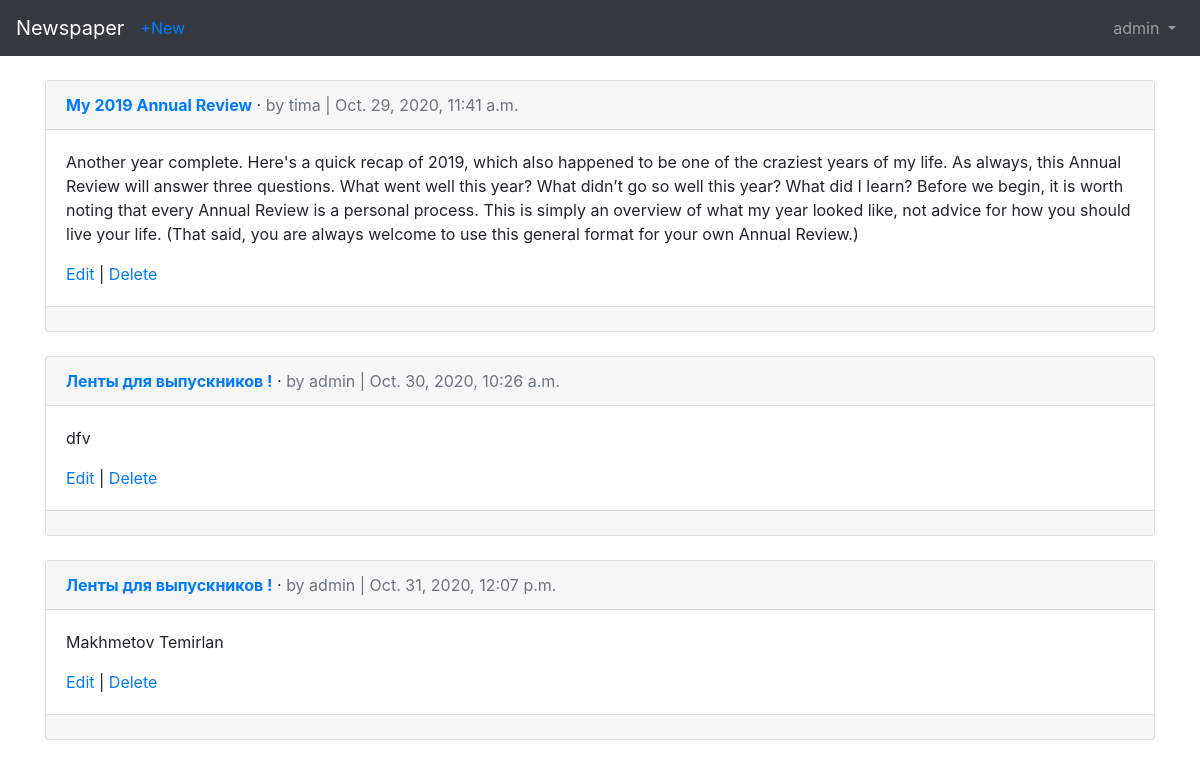
Screenshot of /articles (signed in) with the database file from the repository.
### users/models.py (models this page shows)
class CustomUser(AbstractUser):
    age = models.PositiveIntegerField(default=0)

### articles/models.py (models this page shows, shortened)
class Article(models.Model):
    title = models.CharField(max_length=255)
    body = models.TextField()
    date = models.DateTimeField(auto_now_add=True)
    author = models.ForeignKey(
        settings.AUTH_USER_MODEL,
        on_delete=models.CASCADE,
    )

### articles/views.py (the view)
# urls.py: path('', views.ArticleListView.as_view(), name='article_list'),
class ArticleListView( LoginRequiredMixin, ListView):
    model = Article
    template_name = 'article_list.html'
    login_url = 'login'

### templates/article_list.html (shortened to what this page needs)
{% extends 'base.html' %}
{% block content %}
    {% for article in object_list %}
        <div class="card">
            <div class="card-header">
                <span class="font-weight-bold"><a href="{% url 'article_detail' article.pk %}">{{ article.title }}</a></span> &middot;
                <span class="text-muted"> by {{ article.author }} | {{ article.date }}</span>
            </div>
            <div class="card-body">
                <p>{{ article.body }}</p>
                <a href="{% url 'article_edit' article.pk %}">Edit</a> |
                <a href="{% url 'article_delete' article.pk %}">Delete</a>
            </div>
             <div class="card-footer">
            </div>
       </div>
    <br />
    {% endfor %}
{% endblock %}

### templates/base.html (shortened to what this page needs)
<!doctype html>
<html lang="en">
  <head>
    <link rel="stylesheet" href="https://stackpath.bootstrapcdn.com/bootstrap/4.5.2/css/bootstrap.min.css">
  </head>
  <body>
    <nav class="navbar navbar-expand-md navbar-dark bg-dark mb-4" >
        <a href="{% url 'home' %}" class="navbar-brand">Newspaper</a>
        {% if user.is_authenticated %}
            <ul class="navbar-nav mr-auto">
                <li class="nav-item"><a href="{% url 'article_new' %}">+New</a></li>
            </ul>
        {% endif %}
        <div class="collapse navbar-collapse" id="navbarCollapse">
            {% if user.is_authenticated %}
                <ul class="navbar-nav ml-auto">
                    <li class="nav-item">
                        <a href="" class="nav-link dropdown-toggle" id="userMenu" data-toggle="dropdown"
                           aria-haspopup="true" aria-expanded="false">
                            {{ user.username }}
                        </a>
                    </li>
                </ul>
            {% else %}
            <form action="" class="form-inline ml-auto">
                <a href="{% url 'signup' %}" class="btn btn-primary ml-2">Sign up</a>
            </form>
            {% endif %}
        </div>
    </nav>
    <div class="container">
        {% block content %}
        {% endblock content %}
    </div>
  </body>
</html>

### rows the page displays
CustomUser: username "admin"
Article: title "My 2019 Annual Review", author "tima", date "Oct. 29, 2020, 11:41 a.m.", body "Another year complete. Here's a quick recap of 2019, which also happened to be one of the craziest years of my life. As always, this Annual Review will answer three questions. What went well this year? What didn’t go so well this year? What did I learn? Before we begin, it is worth noting that every Annual Review is a personal process. This is simply an overview of what my year looked like, not advice for how you should live your life. (That said, you are always welcome to use this general format for your own Annual Review.)"
Article: title "Ленты для выпускников !", author "admin", date "Oct. 30, 2020, 10:26 a.m.", body "dfv"
Article: title "Ленты для выпускников !", author "admin", date "Oct. 31, 2020, 12:07 p.m.", body "Makhmetov Temirlan"
